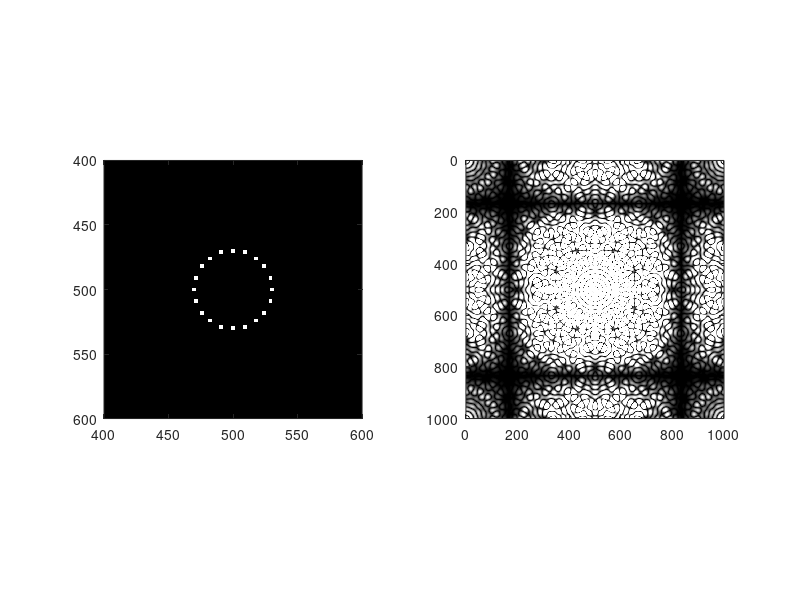

Reproduce this figure in MATLAB.
%% Homework 11 - Exercise 2
% 2D Fourier transform
clc; clear; clf;

%% define grid
dimension = 1000;
holeSide = 3;
n = 20;
radius = 30;

maxValue = 1;


grid = zeros(dimension, dimension);

increment = 2*pi/n;
angleOffset = pi/2;

for angle = 0+angleOffset:increment:2*pi-increment+angleOffset
    centerRow = round(dimension/2 + radius*sin(angle));
    centerColumn = round(dimension/2 + radius*cos(angle));
    
    r = (holeSide-1)/2;

    grid(centerRow-r:centerRow+r, centerColumn-r:centerColumn+r) = maxValue;
end

contrastFactor = 10;
diffraction = fftshift(abs(fft2(grid)))*contrastFactor;

inverted = 255-diffraction;

%% plot
subplot(121);
imagesc(grid);
colormap("gray");
axis equal;
xlim([400,600]);
ylim([400,600]);

% compute diffraction image with fft2
subplot(122);
image(diffraction);axis equal;
colormap("gray");
xlim([0,1000]);
ylim([0,1000]);
